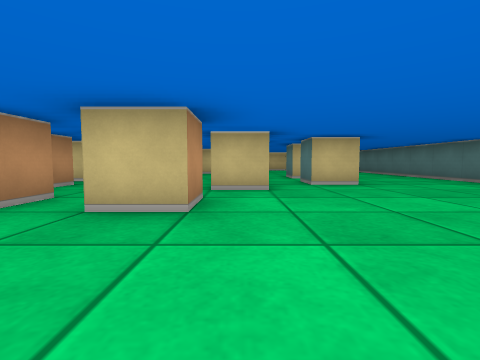
View 1 (above)

16 first-person views from a walk through a cub3D ray-caster map. The camera is about half as high as the walls, tilts 4° down and sees 85° across. The floor is counted in squares. Each view is taken from the middle of a square. On the plan, view 1 faces up. The plan holds only what a view shows up to about 9 squares ahead; the rest is blank.

View 2
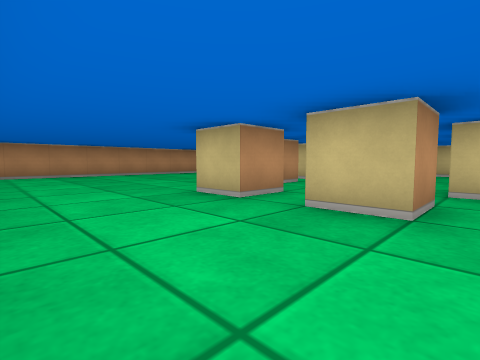

View 3
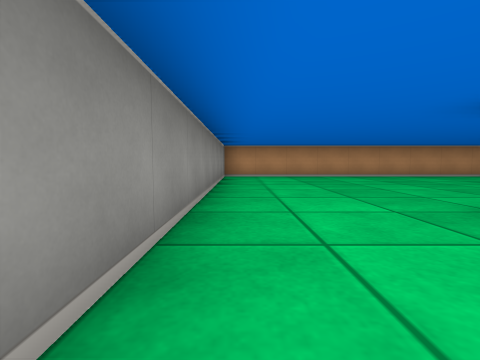

View 4
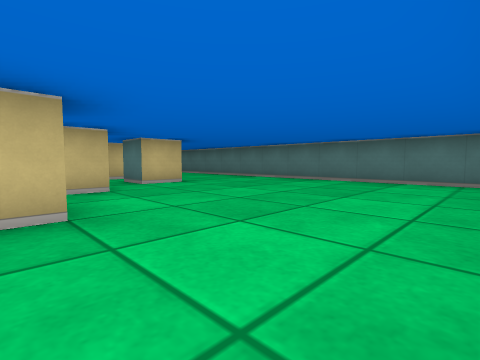

View 5
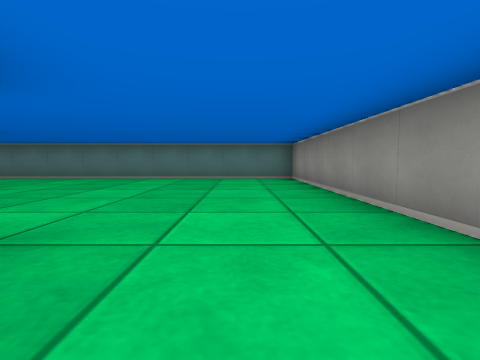

View 6
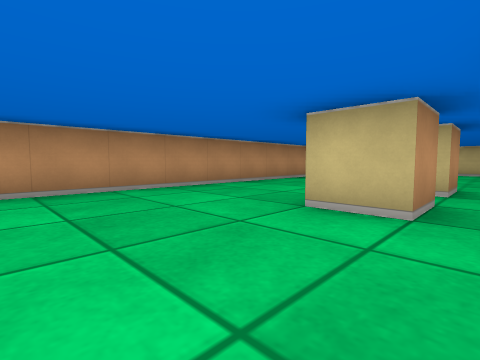

View 7
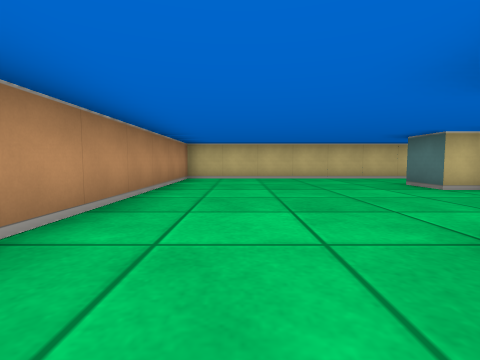

View 8
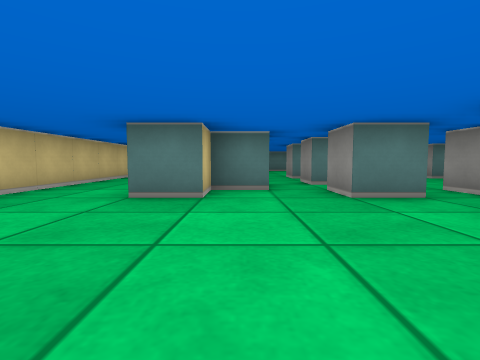

View 9
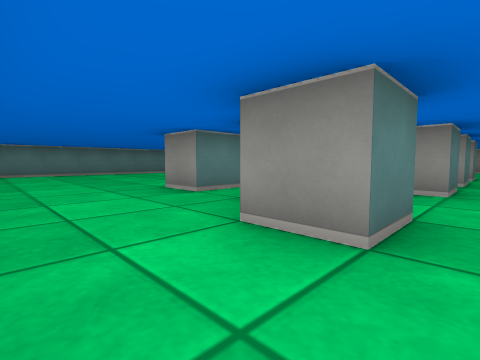

View 10
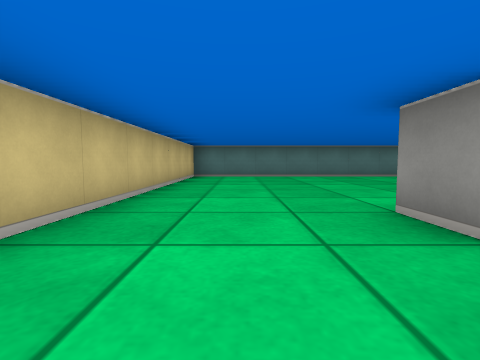

View 11
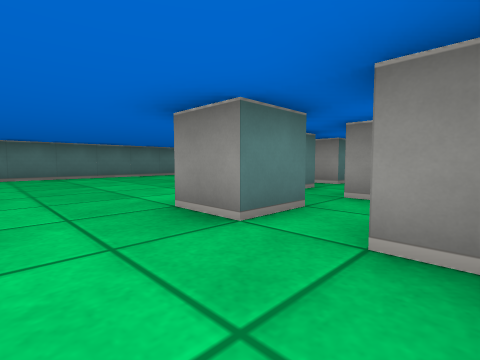

View 12
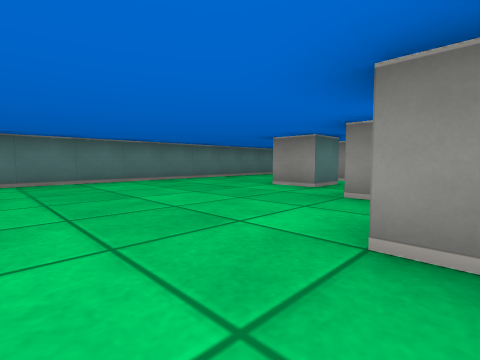

View 13
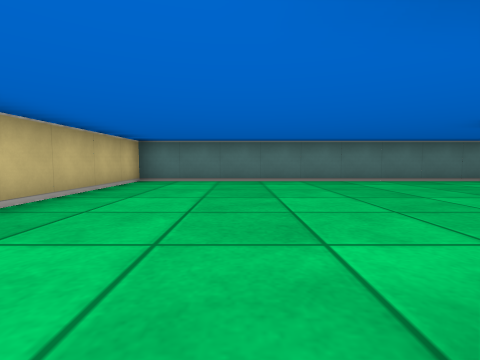

View 14
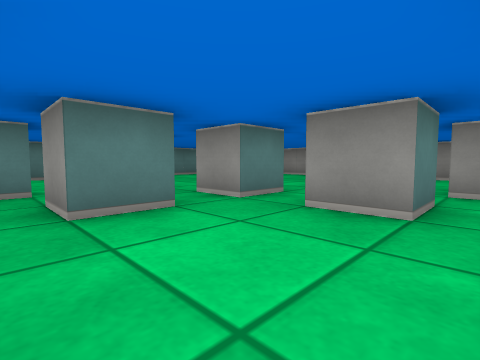

View 15
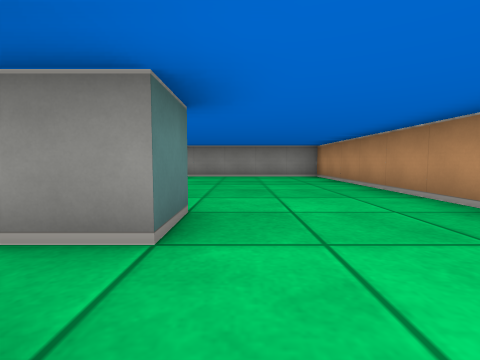

View 16
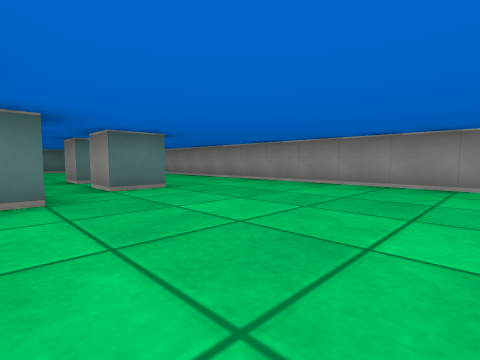

### Floor plan
Points are (right, up) in squares from view 1. A wall is a line through its corners. A room is listed if a view was taken in it or the views show most of it. See-through windows are left out.
Room 1 (views 1, 2, 3, 4, 5, 6, 7, 8, 9, 10, 11, 12, 13, 14, 15, 16)
walls: (-0.5, 6.4) (-0.5, 7.5) (0.5, 7.5); (-3.5, 5.6) (-3.5, 4.9); (-0.5, 8.4) (-0.5, 9.5) (0.5, 9.5); (-4.5, 6.5) (-4.5, 7.5) (-3.5, 7.5); (-2.5, 9.5) (-1.5, 9.5); (-2.5, 4.4) (-2.5, 5.5) (-1.5, 5.5); (-4.5, 8.4) (-4.5, 9.5) (-3.5, 9.5); (-1.5, 10.4) (-1.5, 11.5) (-0.5, 11.5); (-5.5, 6.5) (-5.5, 5.5) (-6.5, 5.5) (-6.5, 6.5) (-5.5, 6.5); (-2.5, 3.5) (-2.5, 2.5) (-3.5, 2.5) (-3.5, 3.5) (-2.5, 3.5); (-1.5, 3.5) (-0.5, 3.5) (-0.5, 2.5) (-1.5, 2.5); (-4.5, 4.4) (-4.5, 5.5); (0.6, 4.5) (-0.5, 4.5) (-0.5, 5.5) (0.5, 5.5); (-3.5, 10.4) (-3.5, 11.5) (-4.5, 11.5) (-4.5, 12.5) (-3.5, 12.5); (-5.5, 8.5) (-5.5, 7.5); (2, 7.5) (1.5, 7.5) (1.5, 8.5) (2.5, 8.5); (-3, 11.5) (-2.5, 11.5); (2.6, 5.5) (1.5, 5.5) (1.5, 6.5); (-9.5, -0.5) (5.5, -0.5) (5.5, 14.5) (-9.5, 14.5) (-9.5, -0.5)

Where each view was taken, in squares from view 1:
view 1: 0 up, 0 right, facing up
view 2: 0 up, 0 right, facing up-left
view 3: 0 up, 1 left, facing left
view 4: 0 up, 1 left, facing up-right
view 5: 1 up, 2 left, facing right
view 6: 3 up, 5 left, facing up-left
view 7: 7 up, 8 left, facing up
view 8: 11 up, 8 left, facing right
view 9: 14 up, 5 left, facing down-right
view 10: 13 up, 3 left, facing right
view 11: 13 up, 3 left, facing down-right
view 12: 13 up, 1 left, facing down-right
view 13: 12 up, 1 left, facing right
view 14: 8 up, 3 left, facing down-right
view 15: 8 up, 7 left, facing down
view 16: 5 up, 8 left, facing down-right
